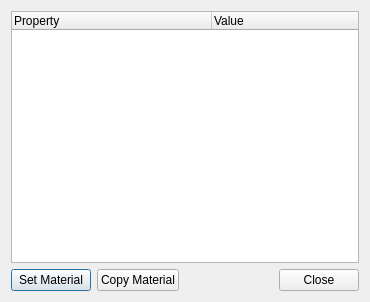
<?xml version="1.0" encoding="UTF-8"?>
<ui version="4.0">
 <class>SampleMaterialDialog</class>
 <widget class="QDialog" name="SampleMaterialDialog">
  <property name="geometry">
   <rect>
    <x>0</x>
    <y>0</y>
    <width>370</width>
    <height>302</height>
   </rect>
  </property>
  <property name="maximumSize">
   <size>
    <width>494</width>
    <height>398</height>
   </size>
  </property>
  <property name="windowTitle">
   <string>Sample Material</string>
  </property>
  <layout class="QVBoxLayout" name="verticalLayout">
   <item>
    <widget class="QTreeWidget" name="material_properties_tree">
     <attribute name="headerDefaultSectionSize">
      <number>200</number>
     </attribute>
     <column>
      <property name="text">
       <string>Property</string>
      </property>
     </column>
     <column>
      <property name="text">
       <string>Value</string>
      </property>
     </column>
    </widget>
   </item>
   <item>
    <layout class="QHBoxLayout" name="horizontalLayout_2">
     <item>
      <widget class="QPushButton" name="set_material_button">
       <property name="text">
        <string>Set Material</string>
       </property>
      </widget>
     </item>
     <item>
      <widget class="QPushButton" name="copy_material_button">
       <property name="text">
        <string>Copy Material</string>
       </property>
      </widget>
     </item>
     <item>
      <spacer name="horizontalSpacer">
       <property name="orientation">
        <enum>Qt::Horizontal</enum>
       </property>
       <property name="sizeHint" stdset="0">
        <size>
         <width>40</width>
         <height>20</height>
        </size>
       </property>
      </spacer>
     </item>
     <item>
      <widget class="QPushButton" name="close_button">
       <property name="text">
        <string>Close</string>
       </property>
      </widget>
     </item>
    </layout>
   </item>
  </layout>
 </widget>
 <resources/>
 <connections/>
</ui>
